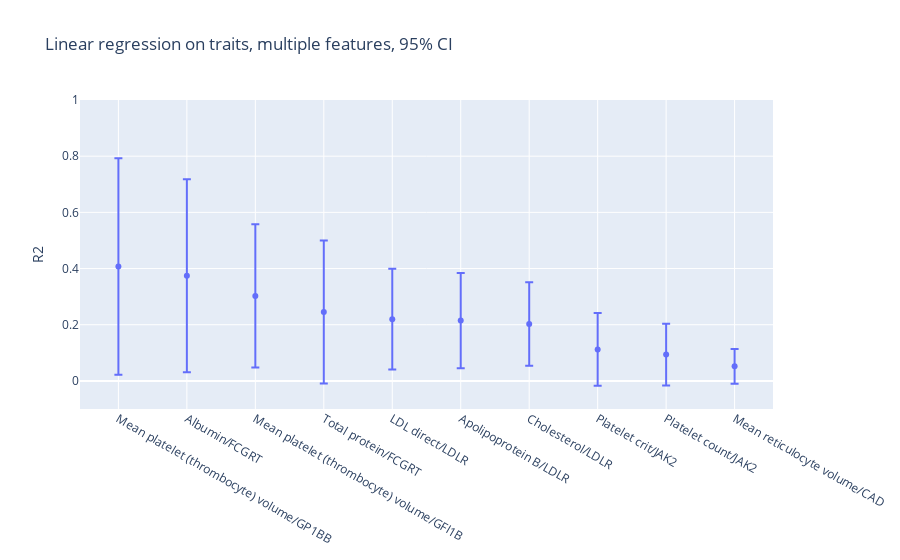

Notebook code cell kept with this figure:
### Code cell
fig = go.Figure(data=go.Scatter(
        x=multi_feature_regression_results_for_plot["phenotype/gene"],
        y=multi_feature_regression_results_for_plot["mean"],
        mode='markers',
        error_y=dict(
            type='data',
            array=multi_feature_regression_results_for_plot["ci"],
            visible=True)
    ), layout=dict(
        title="Linear regression on traits, multiple features, 95% CI",
        yaxis_title="R2",
        yaxis_range=[-0.1,1]))
fig.show()

### Figure 1 — Plotly figure (JSON) as saved in the notebook; plotly's stock layout.template omitted (floating-point values rounded to 4 significant figures)
{"data": [{"error_y": {"array": [0.3856, 0.3433, 0.255, 0.2546, 0.1793, 0.1695, 0.1485, 0.1295, 0.1099, 0.06194], "type": "data", "visible": true}, "mode": "markers", "type": "scatter", "x": ["Mean platelet (thrombocyte) volume/GP1BB", "Albumin/FCGRT", "Mean platelet (thrombocyte) volume/GFI1B", "Total protein/FCGRT", "LDL direct/LDLR", "Apolipoprotein B/LDLR", "Cholesterol/LDLR", "Platelet crit/JAK2", "Platelet count/JAK2", "Mean reticulocyte volume/CAD"], "y": [0.4071, 0.3743, 0.3024, 0.2455, 0.2198, 0.2147, 0.2025, 0.1122, 0.094, 0.05186]}], "layout": {"autosize": true, "title": {"text": "Linear regression on traits, multiple features, 95% CI"}, "xaxis": {"autorange": true, "range": [-0.5816, 9.582], "type": "category"}, "yaxis": {"range": [-0.1, 1], "title": {"text": "R2"}, "type": "linear"}}}
